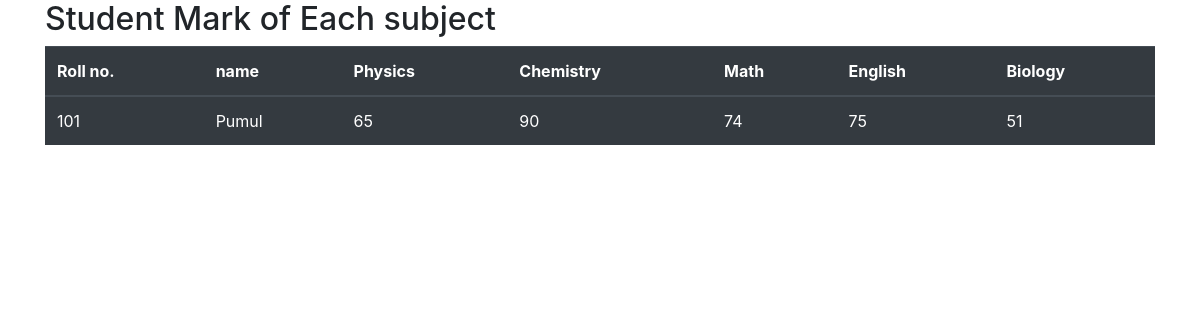
Page /studentmark/?roll_no=101 (signed in) on the committed database.
### StudentinfoApp/models.py (models this page shows, shortened)
class StudentAcademic(models.Model):
    roll_no = models.ForeignKey(StudentInfo, on_delete=models.CASCADE)
    math = models.IntegerField(null=True, blank=True)
    physic = models.IntegerField(null=True, blank=True)
    chemistry = models.IntegerField(null=True, blank=True)
    english = models.IntegerField(null=True, blank=True)
    biology = models.IntegerField(null=True, blank=True)

class StudentInfo(models.Model):
    roll_no = models.IntegerField(primary_key=True)
    name = models.CharField(max_length=50, null=True, blank=True)
    sclass = models.CharField(max_length=50, null=True, blank=True)
    school = models.CharField(max_length=50, null=True, blank=True)
    mobile = models.IntegerField(null=True, blank=True)
    address = models.CharField(max_length=100, null=True, blank=True)

### StudentinfoApp/views.py (the view)
# urls.py: path('studentmark/', studentview.studentmark, name='studentmark'),
def studentmark(request):
    try:
        if request.session["uname"]:
            roll_no = request.GET.get('roll_no')
            data = StudentAcademic.objects.filter(roll_no=roll_no)
            return render(request, "studentmark.html", {"data": data})
        return redirect('login')
    except:
        return redirect('login')

### templates/studentmark.html (shortened to what this page needs)
<!DOCTYPE html>
<html lang="en">
<head>
  <link rel="stylesheet" href="https://maxcdn.bootstrapcdn.com/bootstrap/4.5.2/css/bootstrap.min.css">
</head>
<body>
    {% if data %}
<div class="container">
  <h2>Student Mark of  Each subject</h2>
  <table class="table table-dark table-hover">
    <thead>
      <tr>
            <th>Roll no.</th>
            <th>name</th>
            <th>Physics</th>
            <th>Chemistry</th>
            <th>Math </th>
            <th>English</th>
            <th>Biology</th>
      </tr>
    </thead>
    <tbody>
    <tr>
    {%for i in data%}
         <td>{{ i.roll_no.roll_no }}</td>
         <td>{{ i.roll_no.name }}</td>
        <td>{{i.physic}}</td>
        <td>{{i.chemistry}}</td>
        <td>{{i.math}}</td>
        <td>{{i.biology}}</td>
        <td>{{i.english}}</td>
      </tr>
    </tbody>{%endfor%}
  </table>
  {%else%}
      <h2>Data is Note Available Please Insert Data</h2>
      {%endif%}
</div>
</body>
</html>

### rows in the picture
StudentAcademic: roll_no.roll_no "101", roll_no.name "Pumul", physic "65", chemistry "90", math "74", biology "75", english "51"
